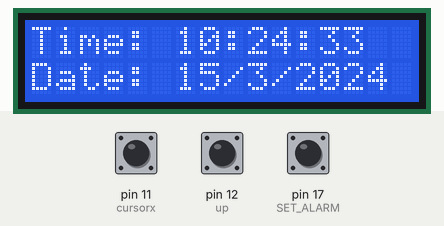
A sketch run on a simulated Arduino Uno, built with avr-gcc and run on an emulated ATmega328P. Parts: 16×2 character LCD. The inputs (shaded band) are chosen by the test bench; at power-on: pin 17 (SET_ALARM) HIGH, pin 12 (up) HIGH, pin 11 (cursorx) HIGH. The local clock reads 2024-03-15 10:24:30 at power-on unless the sketch sets it.

Above: at 3.2 s.
3.3 s: pin 17 (SET_ALARM) pulled LOW for 0.25 s
At 4.5 s:
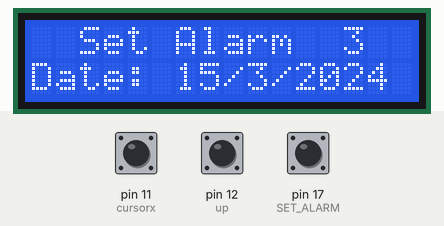
6.5 s: pin 12 (up) pulled LOW for 0.25 s
At 7.3 s:
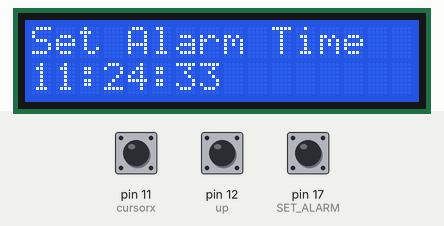
8.2 s: pin 12 (up) pulled LOW for 1 s
At 9.7 s:
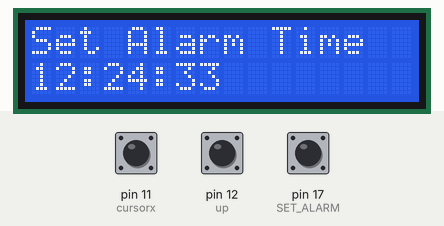
10.7 s: pin 11 (cursorx) pulsed LOW 2 times (0.12 s each, 0.3 s apart)
At 13.5 s:
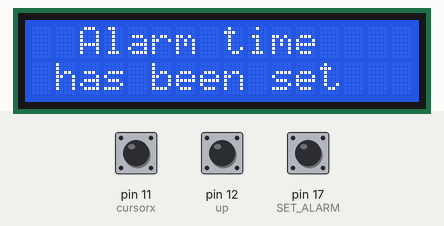
14.3 s: pin 12 (up) driven LOW and pin 17 (SET_ALARM) driven LOW
At 16.7 s:
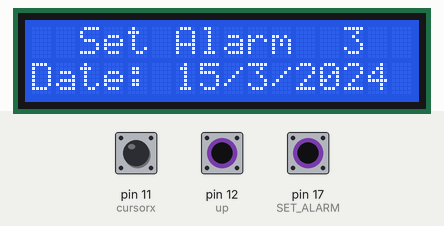
17.3 s: pin 12 (up) driven HIGH
At 18.5 s:
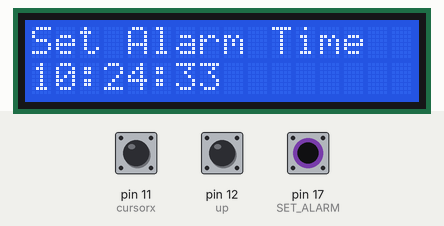
Timing chart, 0 to 19.8 s (numbered marks = the images above; inputs shaded):
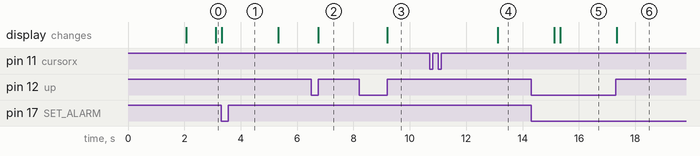

The sketch:

Alarm_Clock_v100.ino
```cpp
#include <virtuabotixRTC.h>
#include<toneAC.h>
#include<LiquidCrystal.h>
LiquidCrystal lcd(14, 15, 5, 4, 3, 16);

#define NOTE_B0  31
#define NOTE_C1  33
#define NOTE_CS1 35
#define NOTE_D1  37
#define NOTE_DS1 39
#define NOTE_E1  41
#define NOTE_F1  44
#define NOTE_FS1 46
#define NOTE_G1  49
#define NOTE_GS1 52
#define NOTE_A1  55
#define NOTE_AS1 58
#define NOTE_B1  62
#define NOTE_C2  65
#define NOTE_CS2 69
#define NOTE_D2  73
#define NOTE_DS2 78
#define NOTE_E2  82
#define NOTE_F2  87
#define NOTE_FS2 93
#define NOTE_G2  98
#define NOTE_GS2 104
#define NOTE_A2  110
#define NOTE_AS2 117
#define NOTE_B2  123
#define NOTE_C3  131
#define NOTE_CS3 139
#define NOTE_D3  147
#define NOTE_DS3 156
#define NOTE_E3  165
#define NOTE_F3  175
#define NOTE_FS3 185
#define NOTE_G3  196
#define NOTE_GS3 208
#define NOTE_A3  220
#define NOTE_AS3 233
#define NOTE_B3  247
#define NOTE_C4  262
#define NOTE_CS4 277
#define NOTE_D4  294
#define NOTE_DS4 311
#define NOTE_E4  330
#define NOTE_F4  349
#define NOTE_FS4 370
#define NOTE_G4  392
#define NOTE_GS4 415
#define NOTE_A4  440
#define NOTE_AS4 466
#define NOTE_B4  494
#define NOTE_C5  523
#define NOTE_CS5 554
#define NOTE_D5  587
#define NOTE_DS5 622
#define NOTE_E5  659
#define NOTE_F5  698
#define NOTE_FS5 740
#define NOTE_G5  784
#define NOTE_GS5 831
#define NOTE_A5  880
#define NOTE_AS5 932
#define NOTE_B5  988
#define NOTE_C6  1047
#define NOTE_CS6 1109
#define NOTE_D6  1175
#define NOTE_DS6 1245
#define NOTE_E6  1319
#define NOTE_F6  1397
#define NOTE_FS6 1480
#define NOTE_G6  1568
#define NOTE_GS6 1661
#define NOTE_A6  1760
#define NOTE_AS6 1865
#define NOTE_B6  1976
#define NOTE_C7  2093
#define NOTE_CS7 2217
#define NOTE_D7  2349
#define NOTE_DS7 2489
#define NOTE_E7  2637
#define NOTE_F7  2794
#define NOTE_FS7 2960
#define NOTE_G7  3136
#define NOTE_GS7 3322
#define NOTE_A7  3520
#define NOTE_AS7 3729
#define NOTE_B7  3951
#define NOTE_C8  4186
#define NOTE_CS8 4435
#define NOTE_D8  4699
#define NOTE_DS8 4978

// Creation of the Real Time Clock Object
int a,x;
int melody[] = {
  NOTE_C4, NOTE_G3, NOTE_G3, NOTE_A3, NOTE_G3, 0, NOTE_B3, NOTE_C4
};
int noteDurations[] = {
  4, 8, 8, 4, 4, 4, 4, 4
};
virtuabotixRTC myRTC(6, 7, 8);
int val,hours1,minut;
int cursorx=11;
int up=12;
int SET_ALARM=17;
int HOUR,MINUT,SECOND;

void setup()
{

 lcd.begin(16,2);
 pinMode(up, INPUT);
 pinMode(cursorx, INPUT);
 pinMode(SET_ALARM, INPUT);
 digitalWrite(cursorx, HIGH);
 digitalWrite(SET_ALARM, HIGH);
 digitalWrite(up, HIGH);

   lcd.setCursor(2,0);
   lcd.print("Alarm Clock");
   delay(2000);


}

void loop()
{
   int val=0;
   myRTC.updateTime();
   if(digitalRead(SET_ALARM)== 0)
   {
     lcd.setCursor(0,0);
     lcd.print("  Set Alarm  ");
    delay(2000);
    defualt();
    time();
    delay(1000);
    lcd.clear();
    lcd.setCursor(0,0);
    lcd.print("  Alarm time ");
    lcd.setCursor(0,1);
    lcd.print(" has been set  ");
    delay(2000);
 }
 lcd.clear();
 lcd.setCursor(0,0);
 lcd.print("Time:");
 lcd.setCursor(6,0);
 lcd.print(HOUR=myRTC.hours);
 lcd.print(":");
 lcd.print(MINUT=myRTC.minutes);
 lcd.print(":");
 lcd.print(SECOND=myRTC.seconds);
 lcd.setCursor(0,1);
 lcd.print("Date: ");
 lcd.print(myRTC.dayofmonth);
 lcd.print("/");
 lcd.print(myRTC.month);
 lcd.print("/");
 lcd.print(myRTC.year);
 match();
 delay(200);
}
void defualt()
{
  lcd.setCursor(0,1);
  lcd.print(HOUR);
  lcd.print(":");
  lcd.print(MINUT);
  lcd.print(":");
  lcd.print(SECOND);
}
/*Function to set alarm time and feed time into Internal eeprom*/
void time()
{
  int val=1;
    while(val==1)
    {
     if(digitalRead(up)==0)
     {
      HOUR++;
      if(HOUR==24)
      {
       HOUR=0;
      }
      while(digitalRead(up)==0);
     }
     lcd.clear();
      lcd.setCursor(0,0);
    lcd.print("Set Alarm Time ");
   //lcd.print(x);
    lcd.setCursor(0,1);
    lcd.print(HOUR);
    lcd.print(":");
    lcd.print(MINUT);
    lcd.print(":");
    lcd.print(SECOND);
    delay(100);
    if(digitalRead(cursorx)==0)
    {
      hours1=HOUR;
           val=2;
     while(digitalRead(cursorx)==0);
    }
    }

    while(val==2)
    {
     if(digitalRead(up)==0)
     {
      MINUT++;
      if(MINUT==60)
      {MINUT=0;}
      while(digitalRead(up)==0);
     }
     // lcd.clear();
    lcd.setCursor(0,1);
    lcd.print(HOUR);
    lcd.print(":");
    lcd.print(MINUT);
    lcd.print(":");
    lcd.print(SECOND);
    delay(100);
      if(digitalRead(cursorx)==0)
      {
       minut=MINUT;
       val=0;
       while(digitalRead(cursorx)==0);
      }
    }
    delay(1000);
}
/* Function to chack medication time */
void match()
{
  if(HOUR == hours1 && MINUT == minut)
  {
  lcd.clear();
   lcd.setCursor(4,0);
   lcd.print("BEEPP!!!");
   beep();
   beep();

  }
}
/* function to buzzer indication */
void beep()
{
   a = analogRead(A5);
    x= map(a,0,1023,0,10);

      for (int thisNote = 0; thisNote < 8; thisNote++) {


    int noteDuration = 1000 / noteDurations[thisNote];
   //tone(9, melody[thisNote], noteDuration);
    toneAC(melody[thisNote], x, noteDuration, true);

    // to distinguish the notes, set a minimum time between them.
    // the note's duration + 30% seems to work well:
    int pauseBetweenNotes = noteDuration * 1.30;
    delay(pauseBetweenNotes);
    // stop the tone playing:
    noTone(8);
}
}
```

Measured:
- after the input at 3.3 s, the display: changes at once (image 1)
- after the input at 6.5 s, the display: changes after 0.26 s (image 2)
- after the input at 8.2 s, the display: changes after 1.0 s (image 3)
- after the input at 10.7 s, the display: changes after 2.4 s (image 4)
- after the input at 14.3 s, the display: first differs from a run without the input after 1.0 s (image 5)
- after the input at 17.3 s, the display: changes at once (image 6)
